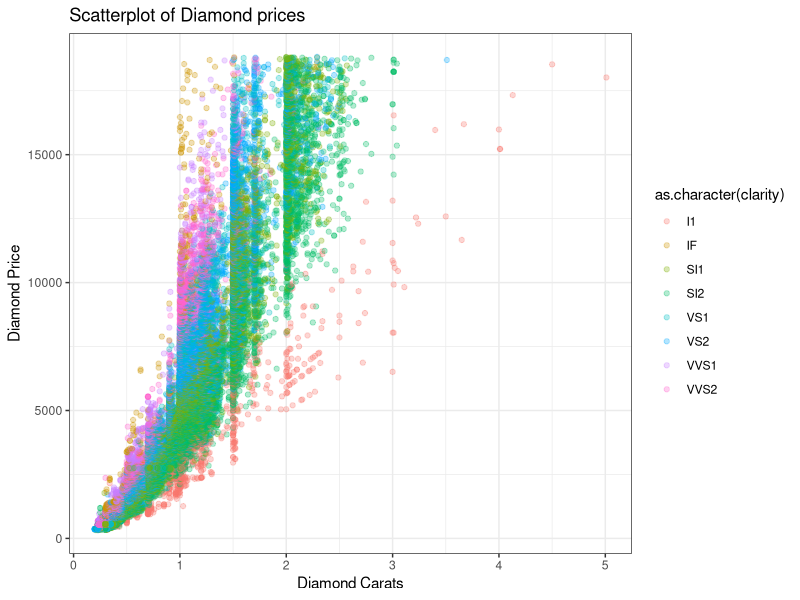
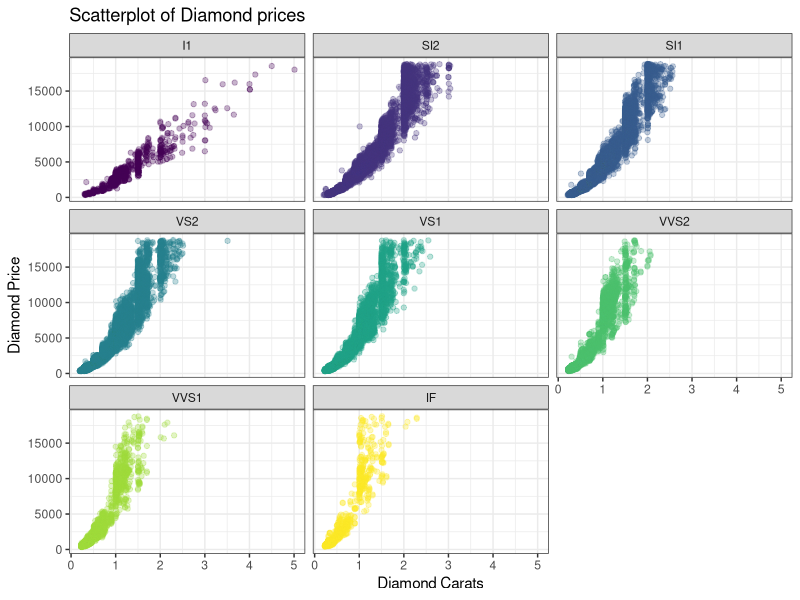
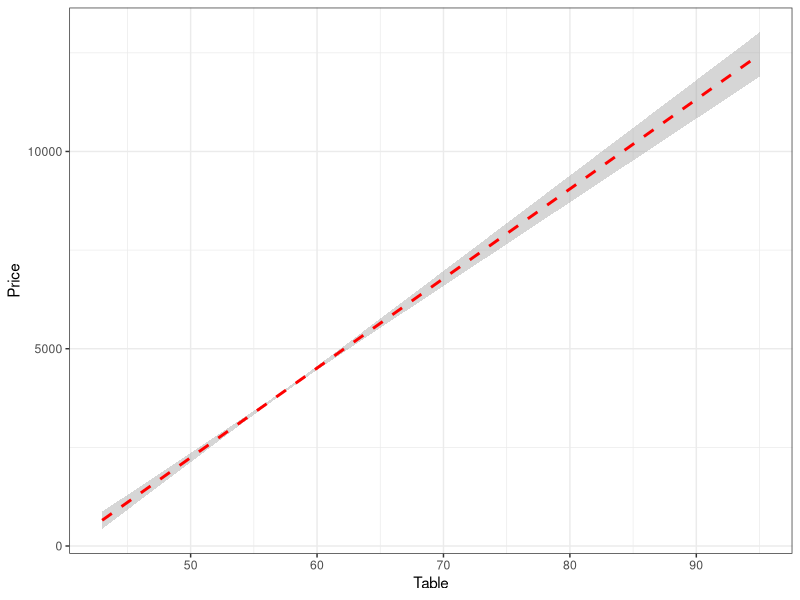
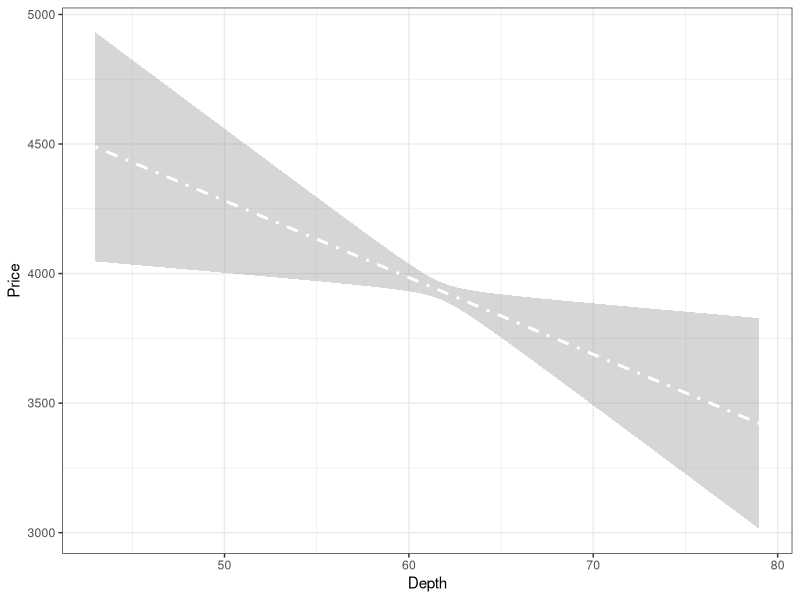
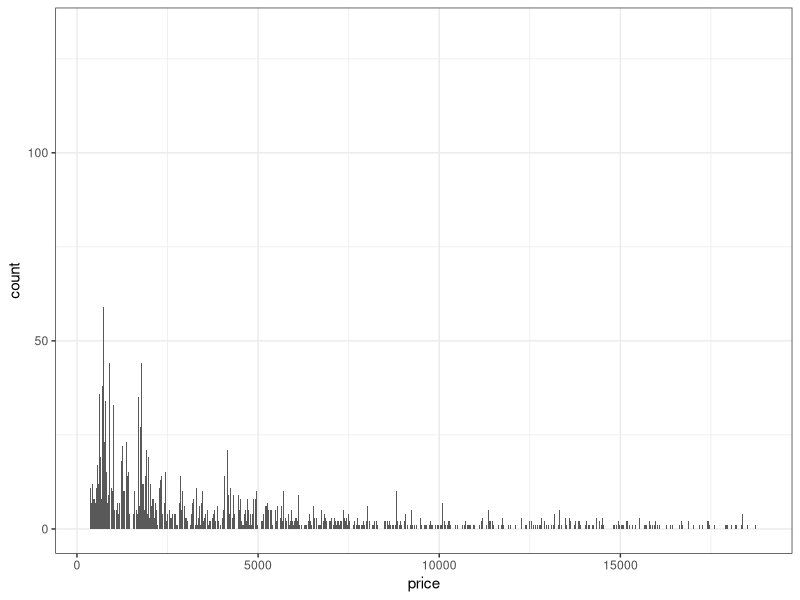
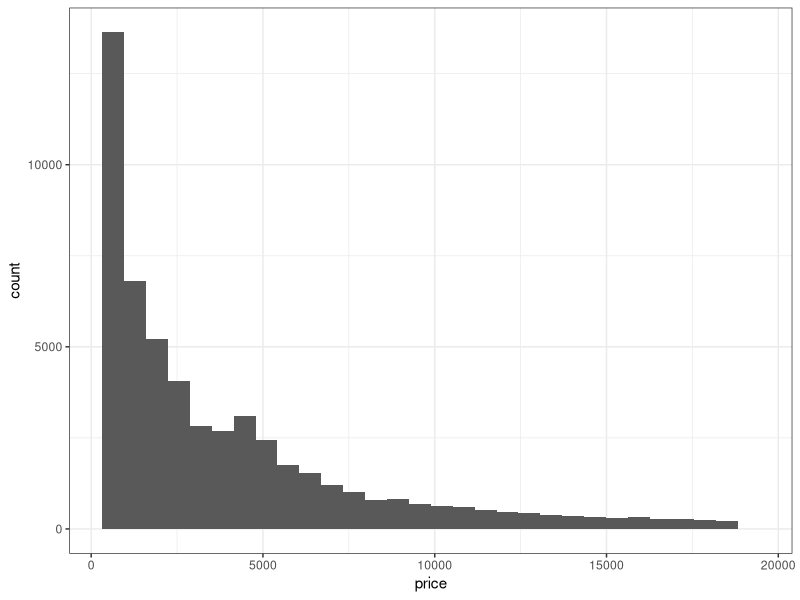
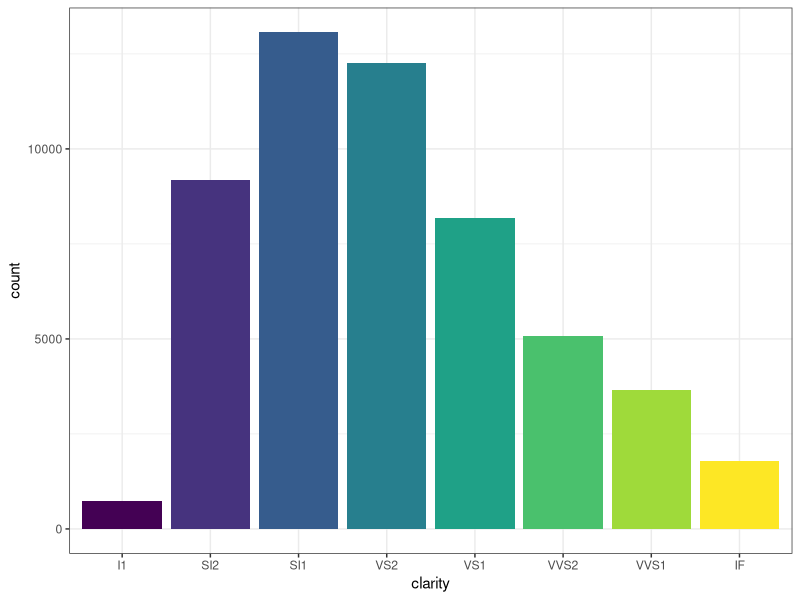
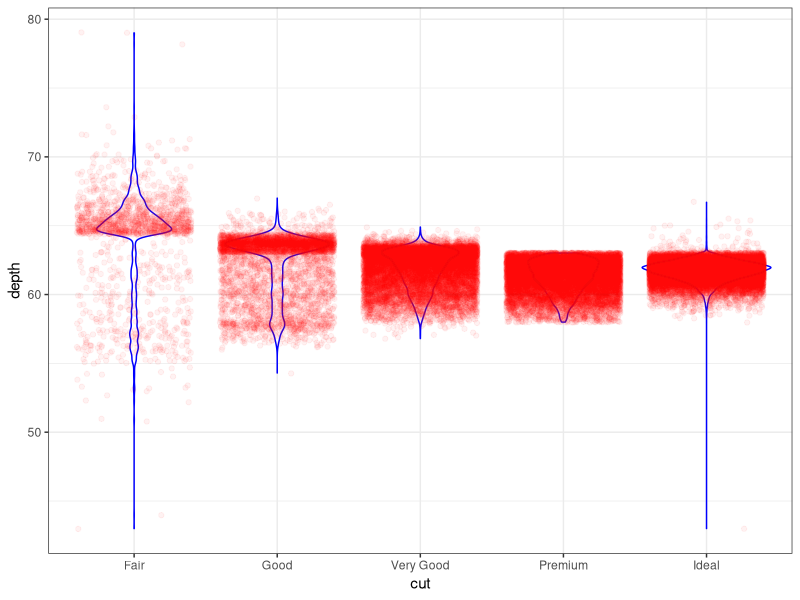

The R source for these figures, in order:
## ---- chunk 1
knitr::opts_chunk$set(echo = TRUE)
## ---- chunk 2
library(ggplot2)

## ---- chunk 3
data("diamonds")
## ---- chunk 4
diamonds2 <- diamonds
## ---- chunk 5
ggplot(diamonds2,
      aes(x = carat, y = price)) + 
  geom_point(aes(color = as.character(clarity)),
             alpha = 0.3) +
  labs(x = "Diamond Carats",
       y = "Diamond Price",
       title = "Scatterplot of Diamond prices") +
  theme_bw()

## ---- chunk 6
ggplot(data = diamonds2,
       mapping = aes(x = carat, y = price)) +
  geom_point(aes(color = clarity),
             alpha = 0.3) +
  labs(x = "Diamond Carats",
       y = "Diamond Price",
       title = "Scatterplot of Diamond prices") +
  facet_wrap(~clarity) +
   theme_bw() +
   theme(legend.position="none") 
 

## ---- chunk 7
ggplot(diamonds2, aes(table, price)) +
  geom_smooth(aes(color = table),
              color = "red",
              linetype = "dashed",
              method = "lm") +
  labs(x = "Table",
       y = "Price") +
  theme_bw()

## ---- chunk 8
ggplot(diamonds2, aes(depth, price)) + 
    geom_smooth(aes( color = price),
                color="white", 
                linetype="dotdash",
                method = lm) +
  labs(x = "Depth",
       y = "Price") +
  theme_bw()
    
## ---- chunk 9
ggplot(diamonds2, aes(x = price)) +
  geom_bar() +
  theme_bw()
## ---- chunk 10
ggplot(diamonds2,
       aes(x = price)) +
  geom_histogram() +
  theme_bw()
## ---- chunk 11
ggplot(diamonds2) + 
  geom_bar(mapping = (aes(x = clarity, fill = clarity))) +
  theme_bw() +
  theme(legend.position="none")
         
## ---- chunk 12
ggplot(diamonds2, aes(cut, depth)) +
  geom_violin(color= "blue") +
  geom_point(position ="jitter", alpha = 0.05, color = "red") + 
  theme_bw()
## ---- chunk 13


ggplot(diamonds2, aes(x, price)) +
  geom_smooth(method = "lm", color = "green") +
              geom_smooth(se = FALSE) +
  theme_bw()
